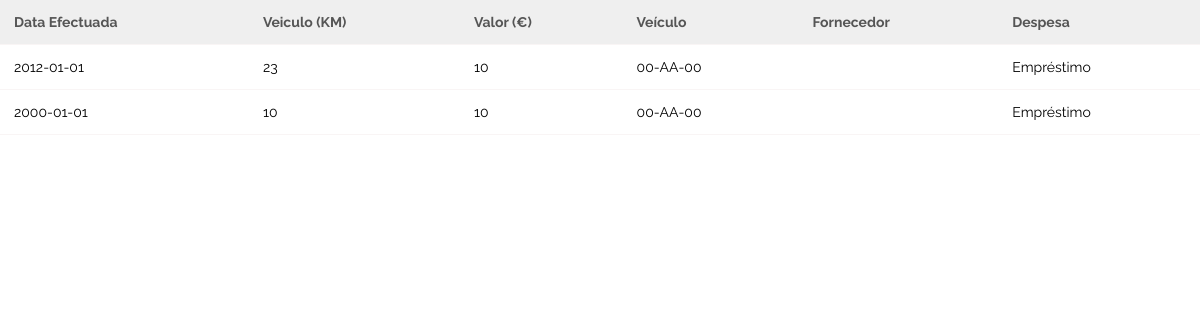
/despesas.php (signed in), run on the app's committed database.
### tables this page shows
CREATE TABLE `despesas` (
  `CodDesp` int(11) NOT NULL auto_increment,
  `Data_Efetuada` date default '2000-01-01',
  `Veiculo_Km` int(11) default '0',
  `Valor` int(11) default '0',
  `Nota` varchar(500) default ' ',
  `codVei` int(11) default NULL,
  `codForn` int(11) default NULL,
  `CodUser` int(11) default NULL,
  `CodTipoD` int(11) default NULL,
  `Data_Agendada` date default '2000-01-01',
  `Efetuada` varchar(45) default 'Nao',
  `Veiculo_Km_Agendado` int(11) default '0',
  `LembrarPor` varchar(45) default 'Nada',
  PRIMARY KEY  (`CodDesp`),
  KEY `codVei` (`codVei`),
  KEY `codForn` (`codForn`),
  KEY `CodUser` (`CodUser`),
  KEY `CodTipoD` (`CodTipoD`),
  CONSTRAINT `despesas_ibfk_1` FOREIGN KEY (`codVei`) REFERENCES `veiculos` (`codVei`),
  CONSTRAINT `despesas_ibfk_2` FOREIGN KEY (`codForn`) REFERENCES `fornecedores` (`CodForn`),
  CONSTRAINT `despesas_ibfk_3` FOREIGN KEY (`CodUser`) REFERENCES `utilizador` (`CodUser`),
  CONSTRAINT `despesas_ibfk_4` FOREIGN KEY (`CodTipoD`) REFERENCES `tipodesp` (`CodTipoD`)
);

CREATE TABLE `veiculos` (
  `codVei` int(11) NOT NULL auto_increment,
  `Matricula` varchar(50) default NULL,
  `Marca` varchar(50) default NULL,
  `Modelo` varchar(50) default NULL,
  `cor` varchar(50) default NULL,
  `Ano` int(11) default NULL,
  `CodTipoC` int(11) default NULL,
  `CodTipoV` int(11) default NULL,
  PRIMARY KEY  (`codVei`),
  KEY `CodTipoC` (`CodTipoC`),
  KEY `CodTipoV` (`CodTipoV`),
  CONSTRAINT `veiculos_ibfk_1` FOREIGN KEY (`CodTipoC`) REFERENCES `tipocom` (`CodTipoC`),
  CONSTRAINT `veiculos_ibfk_2` FOREIGN KEY (`CodTipoV`) REFERENCES `tipovei` (`CodTipoV`)
);

CREATE TABLE `tipodesp` (
  `CodTipoD` int(11) NOT NULL auto_increment,
  `nome` varchar(50) default NULL,
  PRIMARY KEY  (`CodTipoD`)
);

### WEB/despesas.php (the view, shortened to what this page needs)
<html>
  <head>
	<link rel="stylesheet" href="style.css" type="text/css" />
	</head>
<body>
<?php
$link = mysqli_connect("localhost", "root", "", "frotas");
$sql = "SELECT * from despesas, veiculos, fornecedores, utilizador, tipodesp WHERE despesas.codVei=veiculos.codVei AND despesas.codForn=fornecedores.CodForn and despesas.CodUser=utilizador.CodUser and despesas.CodTipoD=tipodesp.CodTipoD and utilizador.CodUser=".$_SESSION['user'] . " ORDER BY CodDesp DESC LIMIT 2 ";
if($result = mysqli_query($link, $sql)){
    if(mysqli_num_rows($result) > 0){
        echo "<table>";
            echo "<tr>";
                echo "<th>Data Efectuada</th>";
                echo "<th>Veiculo (KM)</th>";
                echo "<th>Valor (€)</th>";
				echo "<th>Veículo</th>";
				echo "<th>Fornecedor</th>";
				echo "<th>Despesa</th>";
            echo "</tr>";
        while($row = mysqli_fetch_array($result)){
            echo "<tr>";
                echo "<td>" . $row['Data_Efetuada'] . "</td>";
                echo "<td>" . $row['Veiculo_Km'] . "</td>";
                echo "<td>" . $row['Valor'] . "</td>";
                echo "<td>" . $row['Matricula'] . "</td>";
				echo "<td>" . $row['nomef'] . "</td>";
				echo "<td>" . $row['nome'] . "</td>";
            echo "</tr>";
        }
    }
} else{
    echo "ERROR: Could not able to execute $sql. " . mysqli_error($link);
}
?>
</body>
</html>

### WEB/style.css (style rules this page uses)
* { margin:0; padding:0; }
table { font-family: Verdana, Geneva, sans-serif; width: 100%; border-collapse: collapse; }
th, td { text-align: left; font-size: 14px; font-family: "Raleway"; border-bottom: solid #f9f5f5 1px; padding: 14px; }
td { text-align: left; }
tr:nth-child(even) { background-color: white }
th { background-color: #efefef; color: #555; ; }
body { display: flex; min-height: 100vh; flex-direction: column; }

### data on the page
despesas: Data_Efetuada "2012-01-01", Veiculo_Km "23", Valor "10", codVei.Matricula "00-AA-00", CodTipoD.nome "Empréstimo"
despesas: Data_Efetuada "2000-01-01", Veiculo_Km "10", Valor "10", codVei.Matricula "00-AA-00", CodTipoD.nome "Empréstimo"
